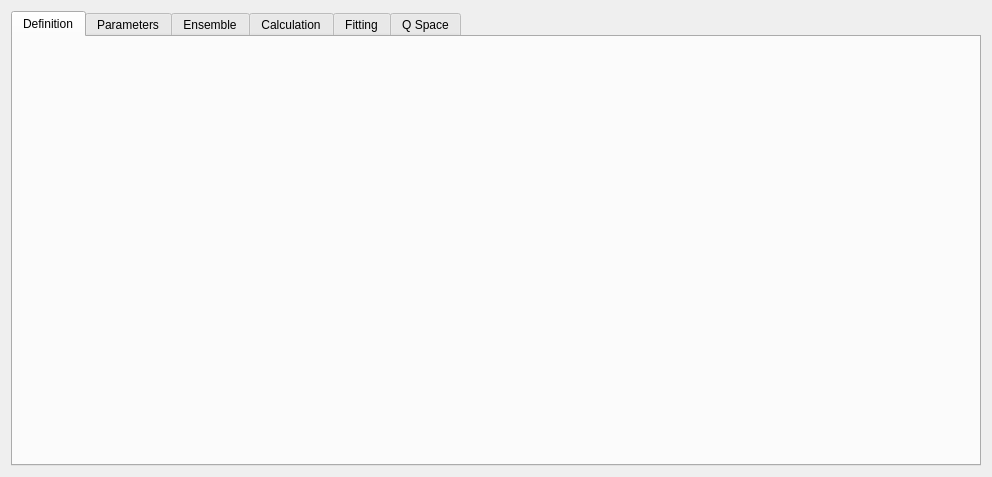
<?xml version="1.0" encoding="UTF-8"?>
<ui version="4.0">
 <class>DesignWindow</class>
 <widget class="QWidget" name="DesignWindow">
  <property name="geometry">
   <rect>
    <x>0</x>
    <y>0</y>
    <width>992</width>
    <height>477</height>
   </rect>
  </property>
  <property name="windowTitle">
   <string>Form</string>
  </property>
  <layout class="QVBoxLayout" name="verticalLayout_7">
   <item>
    <widget class="QTabWidget" name="tabWidget">
     <property name="toolTip">
      <string/>
     </property>
     <property name="currentIndex">
      <number>0</number>
     </property>
     <widget class="QWidget" name="definitionTab">
      <attribute name="title">
       <string>Definition</string>
      </attribute>
     </widget>
     <widget class="QWidget" name="parametersTab">
      <attribute name="title">
       <string>Parameters</string>
      </attribute>
      <layout class="QHBoxLayout" name="horizontalLayout_3" stretch="3">
       <item>
        <layout class="QVBoxLayout" name="parameterTabLayout"/>
       </item>
      </layout>
     </widget>
     <widget class="QWidget" name="calculationTab">
      <attribute name="title">
       <string>Ensemble</string>
      </attribute>
      <layout class="QVBoxLayout" name="verticalLayout_6">
       <item>
        <layout class="QHBoxLayout" name="horizontalLayout_5" stretch="3">
         <property name="bottomMargin">
          <number>0</number>
         </property>
         <item>
          <layout class="QVBoxLayout" name="verticalLayout_3">
           <property name="bottomMargin">
            <number>10</number>
           </property>
           <item>
            <layout class="QHBoxLayout" name="horizontalLayout_4" stretch="1,2,1">
             <property name="bottomMargin">
              <number>10</number>
             </property>
             <item>
              <spacer name="horizontalSpacer_6">
               <property name="orientation">
                <enum>Qt::Horizontal</enum>
               </property>
               <property name="sizeHint" stdset="0">
                <size>
                 <width>40</width>
                 <height>20</height>
                </size>
               </property>
              </spacer>
             </item>
             <item>
              <layout class="QGridLayout" name="topLayout" columnstretch="1,0">
               <property name="topMargin">
                <number>10</number>
               </property>
               <property name="bottomMargin">
                <number>10</number>
               </property>
               <item row="1" column="0">
                <widget class="QLabel" name="label_5">
                 <property name="text">
                  <string>Structure Factor</string>
                 </property>
                 <property name="alignment">
                  <set>Qt::AlignRight|Qt::AlignTrailing|Qt::AlignVCenter</set>
                 </property>
                </widget>
               </item>
               <item row="1" column="1">
                <widget class="QComboBox" name="structureFactorCombo"/>
               </item>
               <item row="0" column="0">
                <widget class="QLabel" name="label_2">
                 <property name="text">
                  <string>Orientational Distribution</string>
                 </property>
                 <property name="alignment">
                  <set>Qt::AlignRight|Qt::AlignTrailing|Qt::AlignVCenter</set>
                 </property>
                </widget>
               </item>
              </layout>
             </item>
             <item>
              <spacer name="horizontalSpacer_5">
               <property name="orientation">
                <enum>Qt::Horizontal</enum>
               </property>
               <property name="sizeHint" stdset="0">
                <size>
                 <width>40</width>
                 <height>20</height>
                </size>
               </property>
              </spacer>
             </item>
            </layout>
           </item>
           <item>
            <widget class="QLabel" name="label_6">
             <property name="text">
              <string>Structure Factor Parameters</string>
             </property>
             <property name="alignment">
              <set>Qt::AlignCenter</set>
             </property>
            </widget>
           </item>
           <item>
            <widget class="QTableWidget" name="structureFactorParametersTable">
             <property name="rowCount">
              <number>1</number>
             </property>
             <property name="columnCount">
              <number>6</number>
             </property>
             <attribute name="verticalHeaderVisible">
              <bool>false</bool>
             </attribute>
             <row/>
             <column/>
             <column/>
             <column/>
             <column/>
             <column/>
             <column/>
            </widget>
           </item>
          </layout>
         </item>
        </layout>
       </item>
      </layout>
     </widget>
     <widget class="QWidget" name="tab">
      <attribute name="title">
       <string>Calculation</string>
      </attribute>
      <layout class="QVBoxLayout" name="verticalLayout">
       <item>
        <widget class="QFrame" name="frame_2">
         <layout class="QHBoxLayout" name="horizontalLayout_2">
          <item>
           <spacer name="horizontalSpacer_4">
            <property name="orientation">
             <enum>Qt::Horizontal</enum>
            </property>
            <property name="sizeHint" stdset="0">
             <size>
              <width>40</width>
              <height>20</height>
             </size>
            </property>
           </spacer>
          </item>
          <item>
           <layout class="QVBoxLayout" name="verticalLayout_2">
            <property name="leftMargin">
             <number>0</number>
            </property>
            <item>
             <spacer name="verticalSpacer">
              <property name="orientation">
               <enum>Qt::Vertical</enum>
              </property>
              <property name="sizeHint" stdset="0">
               <size>
                <width>20</width>
                <height>40</height>
               </size>
              </property>
             </spacer>
            </item>
            <item>
             <widget class="QFrame" name="frame_3">
              <layout class="QGridLayout" name="gridLayout_2">
               <item row="8" column="0">
                <widget class="QLabel" name="label_11">
                 <property name="text">
                  <string>Q Max</string>
                 </property>
                 <property name="alignment">
                  <set>Qt::AlignRight|Qt::AlignTrailing|Qt::AlignVCenter</set>
                 </property>
                </widget>
               </item>
               <item row="8" column="3">
                <widget class="QLabel" name="label_10">
                 <property name="text">
                  <string>Ang&lt;sup&gt;-1&lt;/sup&gt;</string>
                 </property>
                </widget>
               </item>
               <item row="9" column="2">
                <widget class="QSpinBox" name="qSamplesBox">
                 <property name="minimum">
                  <number>10</number>
                 </property>
                 <property name="maximum">
                  <number>10000</number>
                 </property>
                 <property name="singleStep">
                  <number>10</number>
                 </property>
                 <property name="value">
                  <number>200</number>
                 </property>
                </widget>
               </item>
               <item row="10" column="2">
                <widget class="QCheckBox" name="useLogQ">
                 <property name="text">
                  <string>Logaritmic</string>
                 </property>
                 <property name="checked">
                  <bool>true</bool>
                 </property>
                </widget>
               </item>
               <item row="11" column="0">
                <widget class="QLabel" name="label_12">
                 <property name="text">
                  <string>Neutron Polarisation</string>
                 </property>
                </widget>
               </item>
               <item row="8" column="2">
                <widget class="QLineEdit" name="qMaxBox">
                 <property name="text">
                  <string>0.5</string>
                 </property>
                </widget>
               </item>
               <item row="9" column="0">
                <widget class="QLabel" name="label_7">
                 <property name="text">
                  <string>Q Samples</string>
                 </property>
                 <property name="alignment">
                  <set>Qt::AlignRight|Qt::AlignTrailing|Qt::AlignVCenter</set>
                 </property>
                </widget>
               </item>
               <item row="11" column="2">
                <layout class="QHBoxLayout" name="horizontalLayout_10">
                 <item>
                  <widget class="QLineEdit" name="lineEdit">
                   <property name="text">
                    <string>1</string>
                   </property>
                  </widget>
                 </item>
                 <item>
                  <widget class="QLineEdit" name="lineEdit_2">
                   <property name="text">
                    <string>0</string>
                   </property>
                  </widget>
                 </item>
                 <item>
                  <widget class="QLineEdit" name="lineEdit_3">
                   <property name="text">
                    <string>0</string>
                   </property>
                  </widget>
                 </item>
                </layout>
               </item>
               <item row="12" column="2">
                <widget class="QCheckBox" name="continuityCheck">
                 <property name="text">
                  <string>Check sampling boundary for SLD continuity</string>
                 </property>
                 <property name="checked">
                  <bool>true</bool>
                 </property>
                </widget>
               </item>
               <item row="13" column="2">
                <widget class="QLabel" name="timeEstimateLabel">
                 <property name="text">
                  <string/>
                 </property>
                 <property name="alignment">
                  <set>Qt::AlignCenter</set>
                 </property>
                </widget>
               </item>
               <item row="4" column="2">
                <widget class="QComboBox" name="methodCombo"/>
               </item>
               <item row="3" column="2">
                <layout class="QHBoxLayout" name="horizontalLayout_6">
                 <item>
                  <widget class="QDoubleSpinBox" name="sampleRadius">
                   <property name="enabled">
                    <bool>false</bool>
                   </property>
                   <property name="minimum">
                    <double>0.100000000000000</double>
                   </property>
                   <property name="maximum">
                    <double>100000.000000000000000</double>
                   </property>
                   <property name="value">
                    <double>100.000000000000000</double>
                   </property>
                  </widget>
                 </item>
                 <item>
                  <widget class="QCheckBox" name="radiusFromParticleTab">
                   <property name="text">
                    <string>Get From 'Definition' Tab</string>
                   </property>
                   <property name="checked">
                    <bool>true</bool>
                   </property>
                  </widget>
                 </item>
                </layout>
               </item>
               <item row="3" column="0">
                <widget class="QLabel" name="label_14">
                 <property name="text">
                  <string>Sample Radius</string>
                 </property>
                 <property name="alignment">
                  <set>Qt::AlignRight|Qt::AlignTrailing|Qt::AlignVCenter</set>
                 </property>
                </widget>
               </item>
               <item row="7" column="0">
                <widget class="QLabel" name="label_8">
                 <property name="text">
                  <string>Q Min</string>
                 </property>
                 <property name="alignment">
                  <set>Qt::AlignRight|Qt::AlignTrailing|Qt::AlignVCenter</set>
                 </property>
                </widget>
               </item>
               <item row="5" column="0">
                <widget class="QLabel" name="label_4">
                 <property name="text">
                  <string>Sample Points</string>
                 </property>
                 <property name="alignment">
                  <set>Qt::AlignRight|Qt::AlignTrailing|Qt::AlignVCenter</set>
                 </property>
                </widget>
               </item>
               <item row="4" column="0">
                <widget class="QLabel" name="label_3">
                 <property name="text">
                  <string>Sample Method</string>
                 </property>
                 <property name="alignment">
                  <set>Qt::AlignRight|Qt::AlignTrailing|Qt::AlignVCenter</set>
                 </property>
                </widget>
               </item>
               <item row="6" column="0">
                <widget class="QLabel" name="label_16">
                 <property name="text">
                  <string>Random Seed</string>
                 </property>
                 <property name="alignment">
                  <set>Qt::AlignRight|Qt::AlignTrailing|Qt::AlignVCenter</set>
                 </property>
                </widget>
               </item>
               <item row="6" column="2">
                <layout class="QHBoxLayout" name="horizontalLayout_9">
                 <item>
                  <widget class="QLineEdit" name="randomSeed">
                   <property name="text">
                    <string>0</string>
                   </property>
                  </widget>
                 </item>
                 <item>
                  <widget class="QCheckBox" name="fixRandomSeed">
                   <property name="text">
                    <string>Fix Seed</string>
                   </property>
                  </widget>
                 </item>
                </layout>
               </item>
               <item row="5" column="2">
                <layout class="QHBoxLayout" name="horizontalLayout_8">
                 <item>
                  <widget class="QSpinBox" name="nSamplePoints">
                   <property name="maximum">
                    <number>100000000</number>
                   </property>
                   <property name="singleStep">
                    <number>1000</number>
                   </property>
                   <property name="value">
                    <number>100000</number>
                   </property>
                  </widget>
                 </item>
                 <item>
                  <widget class="QLabel" name="sampleDetails">
                   <property name="text">
                    <string/>
                   </property>
                  </widget>
                 </item>
                </layout>
               </item>
               <item row="7" column="3">
                <widget class="QLabel" name="label_9">
                 <property name="text">
                  <string>Ang&lt;sup&gt;-1&lt;/sup&gt;</string>
                 </property>
                </widget>
               </item>
               <item row="7" column="2">
                <widget class="QLineEdit" name="qMinBox">
                 <property name="text">
                  <string>0.0005</string>
                 </property>
                </widget>
               </item>
              </layout>
             </widget>
            </item>
            <item>
             <spacer name="verticalSpacer_2">
              <property name="orientation">
               <enum>Qt::Vertical</enum>
              </property>
              <property name="sizeHint" stdset="0">
               <size>
                <width>20</width>
                <height>40</height>
               </size>
              </property>
             </spacer>
            </item>
           </layout>
          </item>
          <item>
           <spacer name="horizontalSpacer">
            <property name="orientation">
             <enum>Qt::Horizontal</enum>
            </property>
            <property name="sizeHint" stdset="0">
             <size>
              <width>40</width>
              <height>20</height>
             </size>
            </property>
           </spacer>
          </item>
         </layout>
        </widget>
       </item>
      </layout>
     </widget>
     <widget class="QWidget" name="fittingTab">
      <attribute name="title">
       <string>Fitting</string>
      </attribute>
     </widget>
     <widget class="QWidget" name="qSpaceTab">
      <attribute name="title">
       <string>Q Space</string>
      </attribute>
     </widget>
    </widget>
   </item>
  </layout>
 </widget>
 <resources/>
 <connections/>
</ui>
